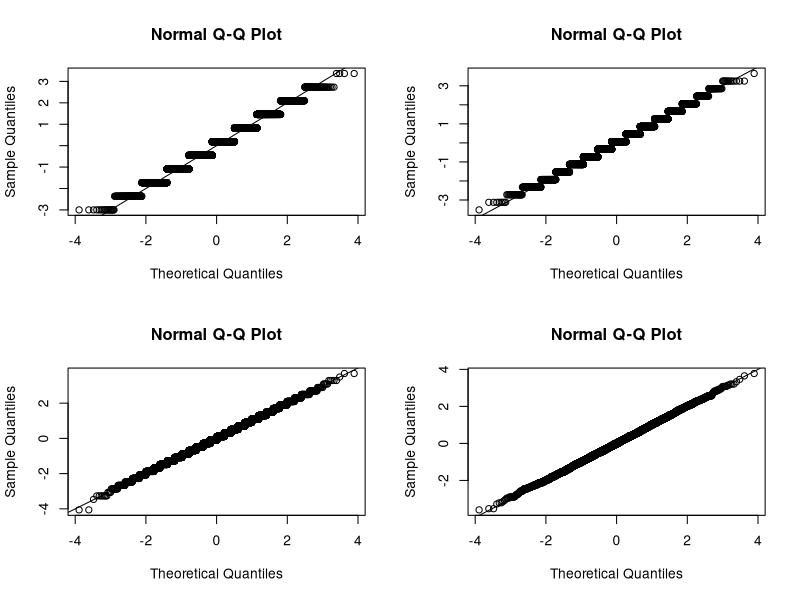
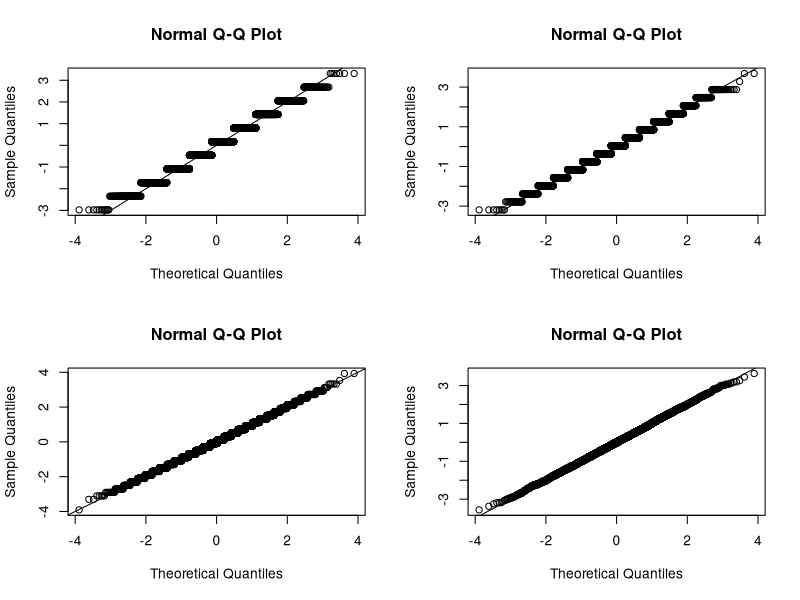
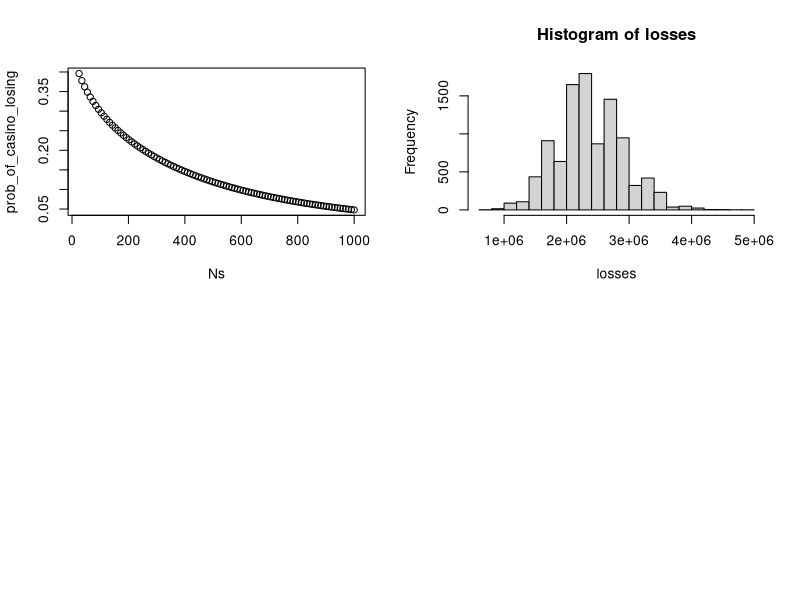
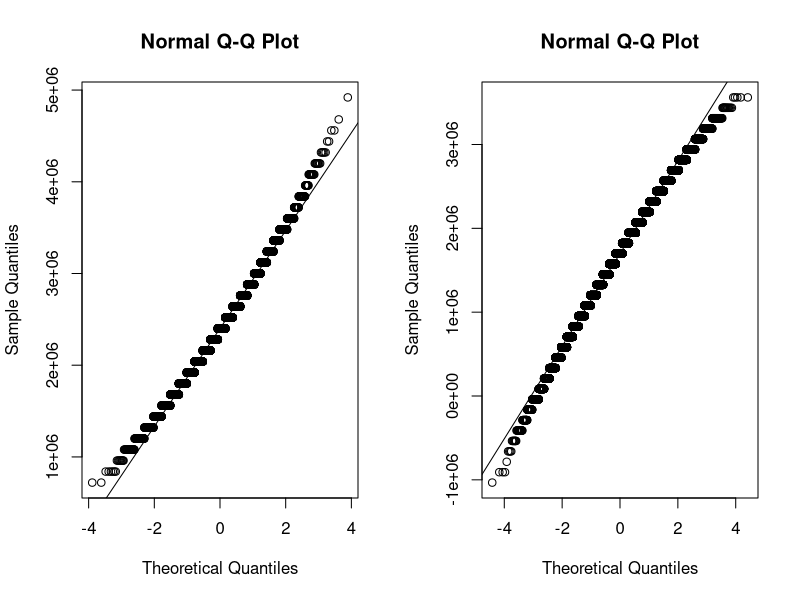
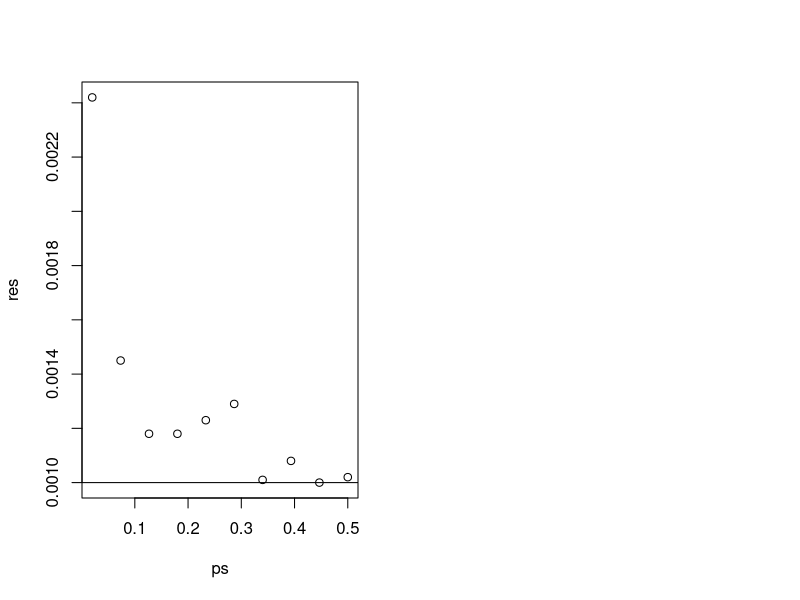

These figures' R source, in order:
## ---- chunk 1
get_outcome <- function(N){
  x <- sample( c(-1,1), N, replace=TRUE, prob=c(10/19,9/19))
  sum(x)
}
get_outcome(10)
## ---- chunk 2
mysd <- function(x){
  sqrt(mean((x-mean(x))^2))
}
B <- 10^4
par(mfrow=c(2,2)) ##don't worry if you don't know what this is. You can remove it.
for(N in c(10, 25, 100, 1000)){
  winnings <- replicate(B,get_outcome(N) )
  z <- (winnings - mean(winnings))/mysd(winnings)
  qqnorm(z)
  abline(0,1)
  cat("Expected value:", mean(winnings), 
      "Standard Error:", mysd(winnings),"\n")
}
## ---- chunk 3
par(mfrow=c(2,2)) ##don't worry if you don't know what this is. You can remove it.
## Try out a few N
for(N in c(10, 25, 100, 1000)){
  ## copy code from above:
  average_winnings <- replicate(B,get_outcome(N) ) / N
  z <- (average_winnings - mean(average_winnings))/mysd(average_winnings)
  qqnorm(z)
  abline(0,1)
  cat("Expected value:", mean(average_winnings), 
      "Standard Error:", mysd(average_winnings),"\n")
}
## ---- chunk 4
1-pnorm( sqrt(25)*(1/19)/0.998614)
## ---- chunk 5
B <- 10^5
winnings <- replicate(B,get_outcome(25) )
mean(winnings>0)                   
## ---- chunk 6
Ns <-seq(25, 1000, len=100)
prob_of_casino_losing <- 1 - pnorm( sqrt(Ns)*(1/19/0.998614))
plot(Ns, prob_of_casino_losing)
## ---- chunk 7
N <- 1000
loss_per_foreclosure <- 120000
p <- 0.02
defaults <- sample( c(0,1), N, prob=c(1-p, p), replace = TRUE)
sum(defaults * loss_per_foreclosure)
## ---- chunk 8
N <- 1000
loss_per_foreclosure <- 120000
p <- 0.02
B <- 10^4
## Use replicate to generate B random variables
losses <- replicate(B, {
  ## copy code from 2A
  defaults <- sample( c(0,1), N, prob=c(1-p, p), replace = TRUE) 
  sum(defaults * loss_per_foreclosure)
})
## Data looks normally distributed:
hist(losses)
par(mfrow=c(1,2))
qqnorm(losses)
qqline(losses)
mean(losses)
sd(losses)
## ---- chunk 9
N <- 1000
loan <- 180000
p <- 0.02
loss_per_foreclosure <- 120000
interest_rate <- (100+p*loss_per_foreclosure)/(1-p)/loan
cat("interest rate is: ",interest_rate)
B <- 10000
profit <- replicate(B, {
  ## We add either a loss of -loss_per_foreclosure or gain of interest_rate*loan
  ## with probabilities p and 1-p respectively for each of N loans
  x <- sample( c(-loss_per_foreclosure, interest_rate*loan ), N, replace=TRUE, prob=c(p, 1-p))
  ## add gains and losses for total profit
  sum(x)
})
mean(profit/N) ##should be about 100
## ---- chunk 10
## Run scripts above then:
mean(profit < 0)
## ---- chunk 11
N <- 1000
loan <- 180000
p <- 0.02
z <- -qnorm(0.001)
loss_per_foreclosure <- 120000
interest_rate <- loss_per_foreclosure*(z*sqrt(p*(1-p))+sqrt(N)*p)/
  ((1-p)*sqrt(N) - z*sqrt(p*(1-p)))/loan
cat("Interest rate is: ", interest_rate,"\n")
expectation <- -loss_per_foreclosure*p + interest_rate*loan*(1-p)
cat("Mean profit:" , expectation*N )
B <- 10^5
profit <- replicate(B, {
  x <- sample( c(-loss_per_foreclosure, interest_rate*loan ), N, replace=TRUE, prob=c(p, 1-p))
  sum(x)
})
mean(profit<0) 
## ---- chunk 12
## Run script from 2E
##Note that the normal approximation is not that great at the tails
qqnorm(profit)
qqline(profit)
## ---- chunk 13
N <- 1000
loan <- 180000
p <- 0.02
loss_per_foreclosure <- 120000
z <- -qnorm(0.001)
B <- 10^5
ps <- seq(0.02,0.5,len=10)
res <- sapply(ps,function(p){
  ##same code as above but changing p and therefore the interest_rate:
  interest_rate <- loss_per_foreclosure*(z*sqrt(p*(1-p))+sqrt(N)*p)/
  ((1-p)*sqrt(N) - z*sqrt(p*(1-p)))/loan
  profit <- replicate(B, {
    x <- sample( c(-loss_per_foreclosure, interest_rate*loan ), N, replace=TRUE, prob=c(p, 1-p))
    sum(x)
    })
  mean(profit<0) ##should be about 0.001
})
plot(ps,res)
abline(h=0.001)
## ---- chunk 14
##From 2E
N <- 1000
loan <- 180000
loss_per_foreclosure <- 120000
p <- 0.02
z <- -qnorm(0.001)
interest_rate <- loss_per_foreclosure*(z*sqrt(p*(1-p))+sqrt(N)*p)/
  ((1-p)*sqrt(N) - z*sqrt(p*(1-p)))/loan

## expectation per loan is therefore:
expectation <- -loss_per_foreclosure*p + interest_rate*loan*(1-p)

p2 <- 0.05
interest_rate2 <- (expectation +
                     loss_per_foreclosure*p2)/(1-p2)/loan
cat("New interest rate is:", interest_rate2)
## ---- chunk 15
## From 3A we have the expectation is
N <- 1000
loan <- 180000
loss_per_foreclosure <- 120000
p <- 0.02
z <- -qnorm(0.001)
interest_rate <- loss_per_foreclosure*(z*sqrt(p*(1-p))+sqrt(N)*p)/
  ((1-p)*sqrt(N) - z*sqrt(p*(1-p)))/loan

expectation <- -loss_per_foreclosure*p + interest_rate*loan*(1-p)

p2 <- 0.05
interest_rate2 <- (expectation +
                     loss_per_foreclosure*p2)/(1-p2)/loan

## to compute normal approximation:
mu  = expectation
sigma = (interest_rate2*loan + loss_per_foreclosure)*sqrt(p2*(1-p2))
pnorm(-sqrt(N)*mu/sigma)

## Now confirm with Monte Carlo
B <- 10^4
profit <- replicate(B, {
  x <- sample( c(-loss_per_foreclosure, interest_rate2*loan ), N, replace=TRUE, prob=c(p2, 1-p2))
  sum(x)
})
mean(profit<0) 
## ---- chunk 16
## From 3B we have the new interest rate is computed like this
N <- 1000
loan <- 180000
loss_per_foreclosure <- 120000
p <- 0.02
z <- -qnorm(0.001)
interest_rate <- loss_per_foreclosure*(z*sqrt(p*(1-p))+sqrt(N)*p)/
  ((1-p)*sqrt(N) - z*sqrt(p*(1-p)))/loan

expectation <- -loss_per_foreclosure*p + interest_rate*loan*(1-p)

p2 <- 0.05
interest_rate2 <- (expectation +
                     loss_per_foreclosure*p2)/(1-p2)/loan


## Now let's compute the new N
z <- -qnorm(0.001)
N2 <- (z*(interest_rate2*loan + loss_per_foreclosure)*sqrt(p2*(1-p2)) / 
  (interest_rate2*loan*(1-p2) - loss_per_foreclosure*p2 ))^2
cat("N is :",N2)

### And confirm that the probability goes down to close to 0.001
B <- 10^4
profit <- replicate(B, {
  x <- sample( c(-loss_per_foreclosure, interest_rate2*loan ), N2, replace=TRUE, prob=c(p2, 1-p2))
  sum(x)
})
mean(profit<0) 

## ---- chunk 17
loan <- 180000
loss_per_foreclosure <- 120000
p2 <- 0.05
interest_rate2 <- 0.05
B <- 10^5
outcomes1 <- replicate(B,{
  sample( c(-loss_per_foreclosure, interest_rate2*loan ), 2, replace=TRUE, prob=c(p2, 1-p2))
})
## ---- chunk 18
sum( outcomes1[1,] < 0 & outcomes1[2,]<0)/sum(outcomes1[1,]<0)
## ---- chunk 19
B <- 10^5
outcomes2 <- replicate(B,{
  add <- sample( c(-0.04,0.04), 1)
  sample( c(-loss_per_foreclosure, interest_rate2*loan ), 2, replace=TRUE, prob=c(p2+add, 1-(p2+add)))
})
## ---- chunk 20
sum( outcomes2[1,] < 0 & outcomes2[2,]<0)/sum(outcomes2[1,]<0)
## ---- chunk 21
B <- 10^5
profit2 <- replicate(B,{
  add <- sample( c(-0.04,0.04), 1)
  x <- sample( c(-loss_per_foreclosure, interest_rate2*loan ), N2, replace=TRUE, prob=c(p2+add, 1-(p2+add)))
  sum(x)
})
## ---- chunk 22
mean(profit)
mean(profit2)
## ---- chunk 23
mean(profit < 0)
mean(profit2 < 0)
## ---- chunk 24
mean(profit < -10^6)
mean(profit2 < -10^6)
